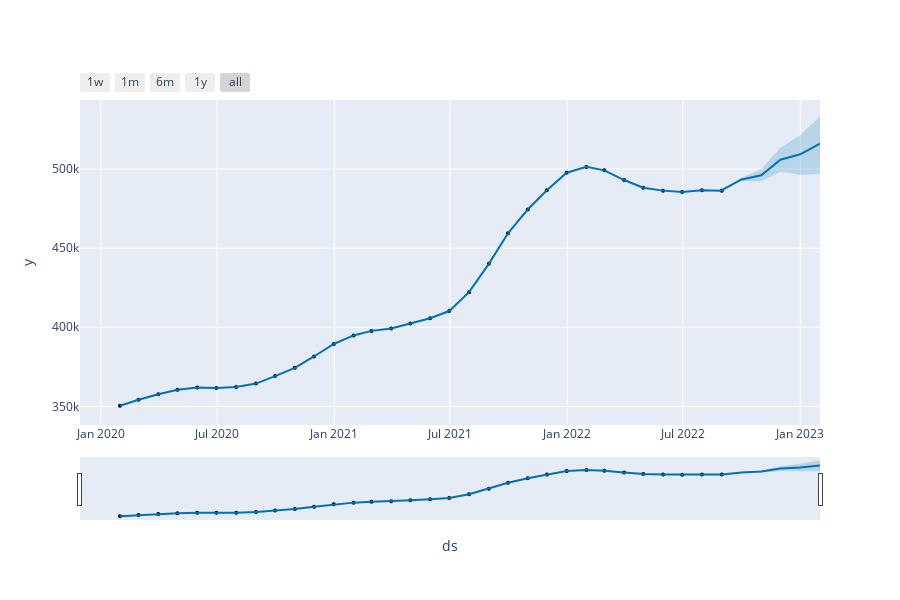

Notebook code for this chart:
### Code cell
plot_plotly(model, sla_forecast)
